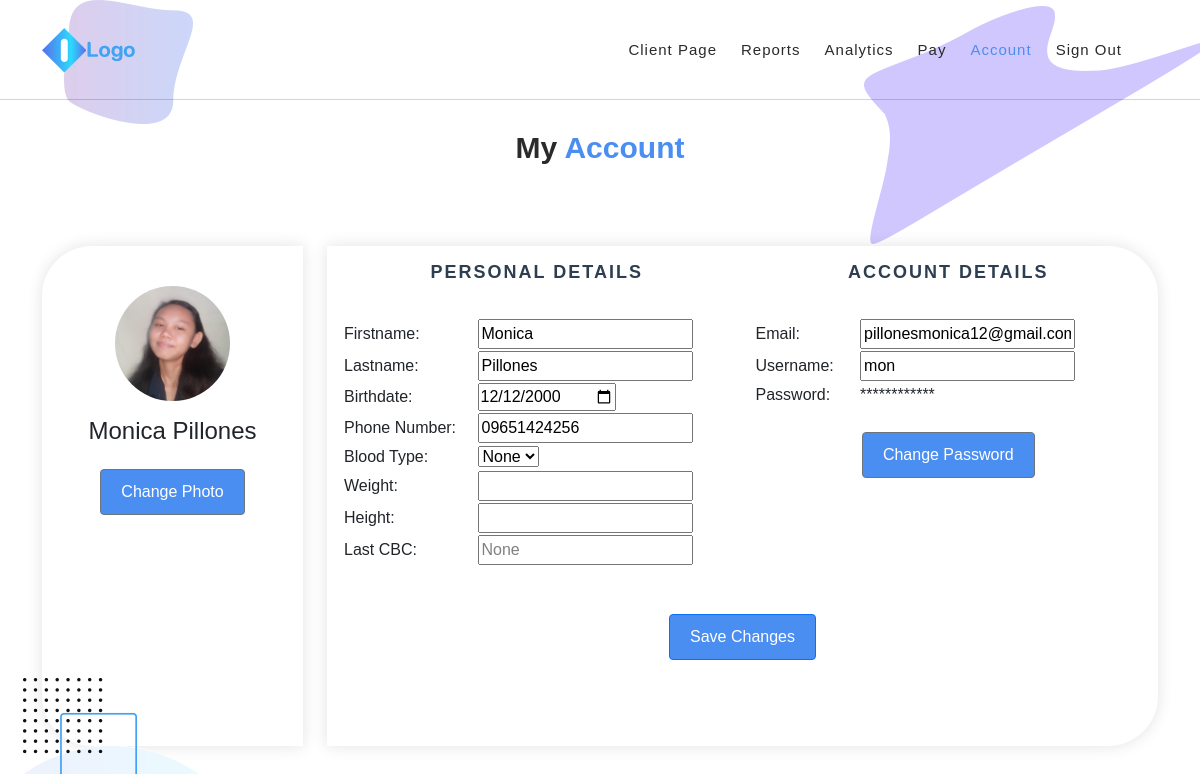
The app's page /account/update (signed in), older data.
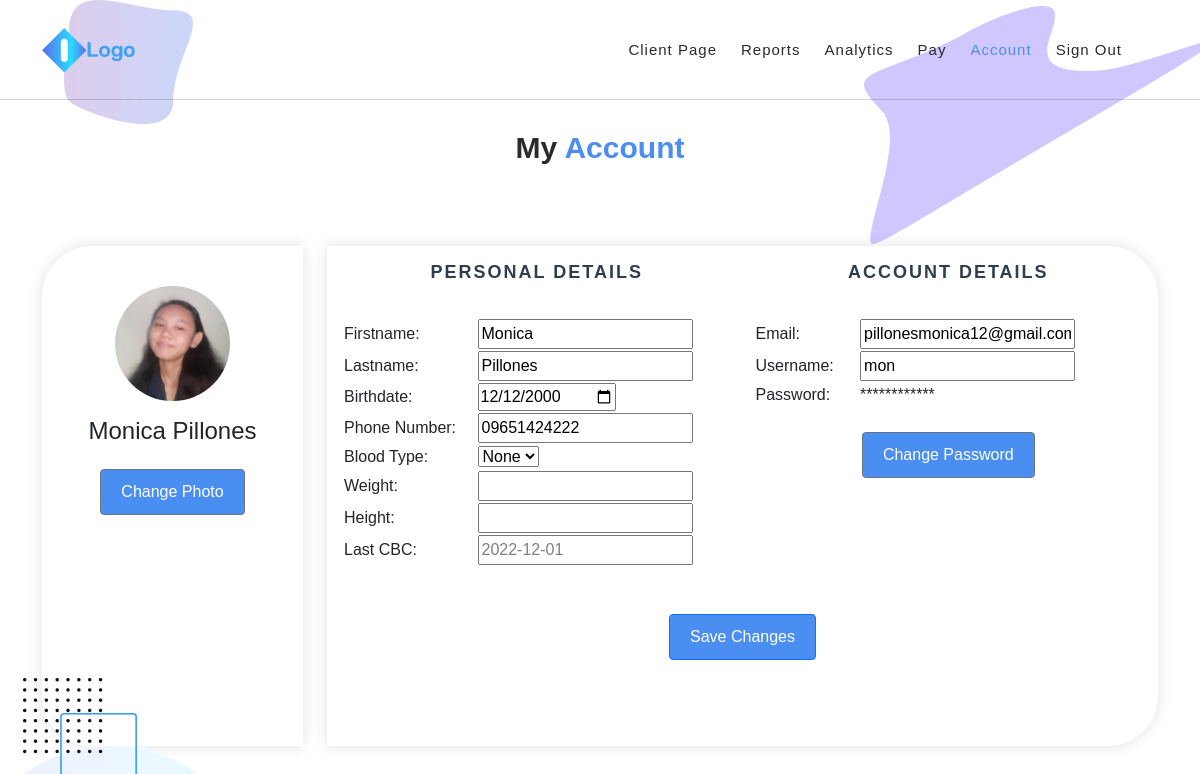
The same page, newer data.
### isabuhaywebapp/models.py (models this page shows, shortened)
class User(AbstractBaseUser):
    username = models.CharField(verbose_name="username", max_length=25, blank=False, null=False, unique=True)
    email = models.EmailField(verbose_name="email address", max_length=50, blank=False, null=False, unique=True)
    firstname = models.CharField(verbose_name="first name", max_length=20, blank=False, null=False)
    lastname = models.CharField(verbose_name="last name", max_length=20, blank=False, null=False)
    phone_number = models.CharField(verbose_name="phone number", max_length=15, blank=False, null=False)
    profile_picture = models.ImageField(verbose_name="profile picture", null=True, blank=True)
    birthdate = models.DateTimeField(verbose_name="birthdate", blank=True, null=True)
    blood_type = models.CharField(verbose_name="blood type", max_length=5, blank=True, null=True)
    height = models.DecimalField(verbose_name="height", decimal_places = 2, max_digits = 6, validators=[MinValueValidator(Decimal('0.01'))], blank=True, null=True)
    weight = models.DecimalField(verbose_name="weight", decimal_places = 2, max_digits = 6, validators=[MinValueValidator(Decimal('0.01'))], blank=True, null=True)
    is_admin = models.BooleanField(default=False)
    is_active = models.BooleanField(default=True)
    is_staff = models.BooleanField(default=False)
    is_superuser = models.BooleanField(default=False)
    date_created = models.DateTimeField(verbose_name="date created", blank=True, null=True)
    uploads = models.IntegerField(verbose_name="uploads",blank=False, null=False, default=5)
    USERNAME_FIELD="username"
    REQUIRED_FIELDS = [
        'email',
        'firstname',
        'lastname',
        'phone_number',
    ]
    objects = UserManager()

### isabuhaywebapp/views.py (the view)
# urls.py: path('account/update', UpdateAccountPage.as_view(), name='UpdateAccountPage'),
class UpdateAccountPage(LoginRequiredMixin, UpdateView):
    template_name = 'updateAccountPage.html'
    model = User
    form_class = UpdateAccountForm
    success_url = reverse_lazy('DisplayAccountPage')
    def get_context_data(self, **kwargs):
            context = super().get_context_data(**kwargs)
            CBCList = self.request.user.cbctestresult_set.all().order_by('dateRequested').values()
            if len(CBCList) > 0:
                latestCBC = CBCList[len(CBCList)-1]
                context['latestCBC'] = datetime.strftime(latestCBC.get('dateRequested'), "%Y-%m-%d")
            else:
                context['latestCBC'] = 'None'
            return context
    def get_object(self, queryset = None):
        userObject = self.request.user
        userObject.birthdate = None if self.request.user.birthdate is None else datetime.strftime(self.request.user.birthdate, "%Y-%m-%d")
        return userObject

### isabuhaywebapp/forms.py
class UpdateAccountForm(forms.ModelForm):
    class Meta:
        model = User
        fields = [
            'firstname',
            'lastname',
            'birthdate',
            'phone_number',
            'blood_type',
            'weight',
            'height',
            'email',
            'username',
        ]

### templates/updateAccountPage.html (shortened to what the changed rows need)
{% load static %}
<!DOCTYPE html>
<html lang="en">
  <head>
    <link href="{% static 'css/fonts.css' %}" rel="stylesheet">
    <link href="{% static 'vendor/bootstrap/css/bootstrap.min.css' %}" rel="stylesheet">
    <link rel="stylesheet" href="https://use.fontawesome.com/releases/v5.8.1/css/all.css' %}">
    <link rel="stylesheet" href="{% static 'assets/css/templatemo-chain-app-dev.css' %}">
    <link rel="stylesheet" href="{% static 'assets/css/animated.css' %}">
    <link rel="stylesheet" href="{% static 'assets/css/owl.css' %}">
    <link rel="stylesheet" href="{% static 'css/jeff_custom.css' %}">
  </head>
  <body>
    <div id="All CBC" class="services section">
      <div class="container">
        <div class="row">
          <div class="col-lg-3 wow slideInLeft">
            <div class="card-body align-items-center text-center" style="background-color: white; box-shadow: 0 0 15px 1px rgba(0, 0, 0, 0.1); z-index: 10; border-top-left-radius: 50px; border-bottom-left-radius: 50px; height: 500px;">
              <br>
              {% if not user.profile_picture %}
                <img  src="{% static 'assets/images/user-profile-icon.png' %}" class="rounded-circle" style="width: 50%;">
              {% else %}
              <img  src="{{user.profile_picture.url}}" class="rounded-circle" style="width: 50%;">
              {% endif %}
              <div class="mt-3">
                  <h4>{{user.firstname}} {{user.lastname}}</h4>
                  <br>
                  <a href="{% url 'UpdatePhotoPage' %}"><input type="button" class="btn btn-outline-secondary" name="changePhotoBtn" value="Change Photo"></a>
              </div>
            </div>
          </div>
          <div class="col-lg-9 wow slideInRight">
            <form action="" method="POST">
              <div class="card-body align-items-center text-center" style="background-color: white; box-shadow: 0 0 15px 1px rgba(0, 0, 0, 0.1); z-index: 10; border-top-right-radius: 50px; border-bottom-right-radius: 50px; height: 500px;">
                <div class="row">
                  <div class="col-lg-6">
                      <h2 class="fs-title">Personal Details</h2>
                      <br>
                        <table style="width: 100%; text-align: left;">
                          <tr>
                            <td><input type="text" name="firstname" value="{{user.firstname}}"></td>
                          </tr>
                          <tr>
                            <td><input type="text" name="lastname" value="{{user.lastname}}"></td>
                          </tr>
                          <tr>
                            <td><input type="date" name="birthdate" value="{{user.birthdate}}" onfocus="this.type='date'"></td>
                          </tr>
                          <tr>
                            <td><input type="text" name="phone_number" value="{{user.phone_number}}"></td>
                          </tr>
                          <tr>
                            <td>
                                <select id="{{form.blood_type.id}}" name="{{form.blood_type.name}}">
                                  <option value="{{user.blood_type}}" selected hidden>{{user.blood_type}}</option>
                                </select>
                            </td>
                          </tr>
                          <tr>
                            <td><input type="number" name="weight" value="{{user.weight}}"></td>
                          </tr>
                          <tr>
                            <td><input type="number" name="height" value="{{user.height}}"></td>
                          </tr>
                          <tr>
                            <td><input type="text" value="{{latestCBC}}" style="color:grey ;" readonly></td>
                          </tr>
                        </table>
                  </div>
                  <div class="col-lg-6">
                      <h2 class="fs-title">Account Details</h2>
                      <br>
                      <table style="width: 100%; text-align: left;">
                        <tr>
                          <td><input type="text" name="email" value="{{user.email}}" ></td>
                        </tr>
                        <tr>
                          <td><input type="text" name="username" value="{{user.username}}" ></td>
                        </tr>
                      </table>
                      <br>
                  </div>
                </div>
                <br></br>
              </div>
            </form>
          </div>
        </div>
      </div>
    </div>
</body>
</html>

Row changes from the older to the newer data that the page shows:
changed User "Monica": phone_number "09651424256" → "09651424222"
Text that changed along with them:
form field latestCBC: "None" → "2022-12-01"
